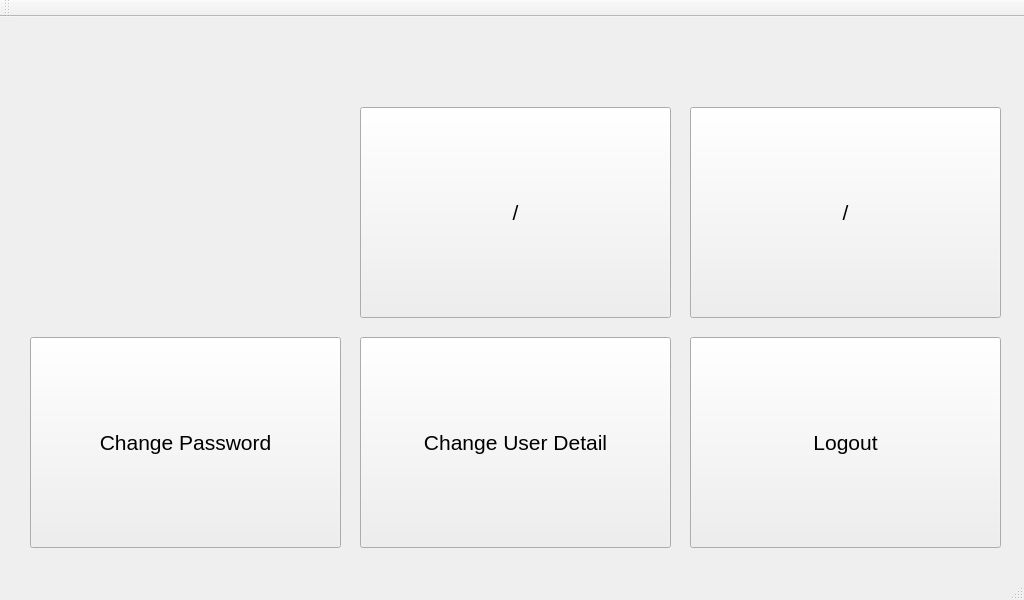
<?xml version="1.0" encoding="UTF-8"?>
<ui version="4.0">
 <class>itemSuggestion</class>
 <widget class="QMainWindow" name="itemSuggestion">
  <property name="geometry">
   <rect>
    <x>0</x>
    <y>0</y>
    <width>1024</width>
    <height>600</height>
   </rect>
  </property>
  <property name="windowTitle">
   <string>smartScaleGUI</string>
  </property>
  <widget class="QWidget" name="centralWidget">
   <widget class="QLabel" name="lblStatus">
    <property name="geometry">
     <rect>
      <x>30</x>
      <y>30</y>
      <width>961</width>
      <height>31</height>
     </rect>
    </property>
    <property name="font">
     <font>
      <pointsize>14</pointsize>
      <weight>75</weight>
      <bold>true</bold>
     </font>
    </property>
    <property name="text">
     <string/>
    </property>
   </widget>
   <widget class="QPushButton" name="btnChangePassword">
    <property name="geometry">
     <rect>
      <x>30</x>
      <y>320</y>
      <width>311</width>
      <height>211</height>
     </rect>
    </property>
    <property name="font">
     <font>
      <pointsize>16</pointsize>
     </font>
    </property>
    <property name="text">
     <string>Change Password</string>
    </property>
   </widget>
   <widget class="QPushButton" name="btnChangeUserDetail">
    <property name="geometry">
     <rect>
      <x>360</x>
      <y>320</y>
      <width>311</width>
      <height>211</height>
     </rect>
    </property>
    <property name="font">
     <font>
      <pointsize>16</pointsize>
     </font>
    </property>
    <property name="text">
     <string>Change User Detail</string>
    </property>
   </widget>
   <widget class="QPushButton" name="pushButton_4">
    <property name="geometry">
     <rect>
      <x>360</x>
      <y>90</y>
      <width>311</width>
      <height>211</height>
     </rect>
    </property>
    <property name="font">
     <font>
      <pointsize>16</pointsize>
     </font>
    </property>
    <property name="text">
     <string>/</string>
    </property>
   </widget>
   <widget class="QPushButton" name="pushButton_5">
    <property name="geometry">
     <rect>
      <x>690</x>
      <y>90</y>
      <width>311</width>
      <height>211</height>
     </rect>
    </property>
    <property name="font">
     <font>
      <pointsize>16</pointsize>
     </font>
    </property>
    <property name="text">
     <string>/</string>
    </property>
   </widget>
   <widget class="QPushButton" name="btnLogout">
    <property name="geometry">
     <rect>
      <x>690</x>
      <y>320</y>
      <width>311</width>
      <height>211</height>
     </rect>
    </property>
    <property name="font">
     <font>
      <pointsize>16</pointsize>
     </font>
    </property>
    <property name="text">
     <string>Logout</string>
    </property>
   </widget>
   <widget class="QLabel" name="lblItem1">
    <property name="geometry">
     <rect>
      <x>30</x>
      <y>90</y>
      <width>311</width>
      <height>211</height>
     </rect>
    </property>
    <property name="text">
     <string/>
    </property>
   </widget>
  </widget>
  <widget class="QMenuBar" name="menuBar">
   <property name="geometry">
    <rect>
     <x>0</x>
     <y>0</y>
     <width>1024</width>
     <height>21</height>
    </rect>
   </property>
  </widget>
  <widget class="QToolBar" name="mainToolBar">
   <attribute name="toolBarArea">
    <enum>TopToolBarArea</enum>
   </attribute>
   <attribute name="toolBarBreak">
    <bool>false</bool>
   </attribute>
  </widget>
  <widget class="QStatusBar" name="statusBar"/>
 </widget>
 <layoutdefault spacing="6" margin="11"/>
 <resources/>
 <connections/>
</ui>
